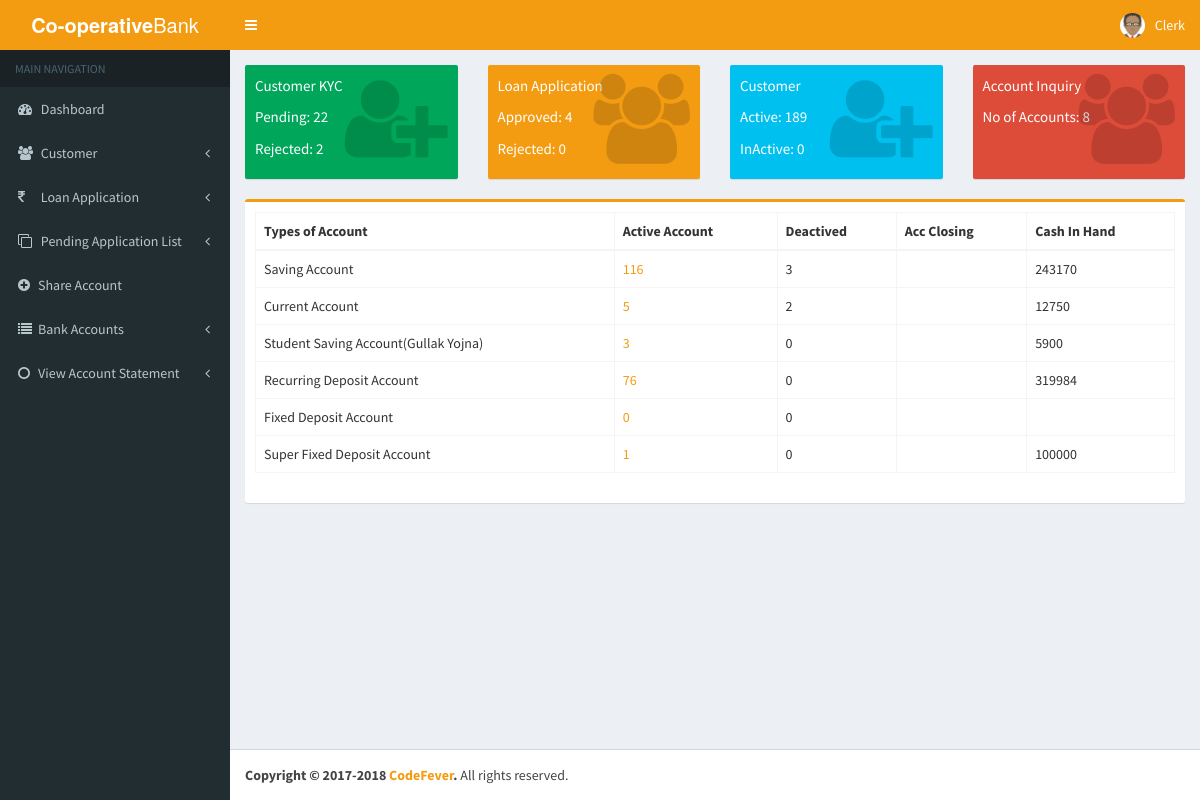
The page /Views/Clerk/clerk_dashboard.php (signed in) on the database its author committed.
### tables this page shows
CREATE TABLE `userinfo` (
  `UserId` bigint(20) NOT NULL AUTO_INCREMENT,
  `EmployeeName` varchar(50) NOT NULL DEFAULT '',
  `Designation` varchar(50) NOT NULL DEFAULT '',
  `Username` varchar(700) NOT NULL DEFAULT '',
  `Apassword` longtext NOT NULL,
  `RoleId` bigint(20) DEFAULT NULL,
  `CityId` bigint(20) DEFAULT NULL,
  `StateId` bigint(20) DEFAULT NULL,
  `CountryId` bigint(20) DEFAULT NULL,
  `BranchId` bigint(20) DEFAULT NULL,
  `UnderofId` bigint(20) DEFAULT NULL,
  `EmpCode` varchar(50) DEFAULT NULL,
  `Userimage` longblob,
  `EmpId` bigint(20) DEFAULT NULL,
  `CreatedBy` bigint(20) DEFAULT NULL,
  `CreatedDate` datetime DEFAULT NULL,
  `ModifiedDate` datetime DEFAULT NULL,
  `ModifiedBy` bigint(20) DEFAULT NULL,
  `Active` tinyint(4) NOT NULL DEFAULT '1',
  `token` varchar(255) NOT NULL,
  PRIMARY KEY (`UserId`),
  UNIQUE KEY `UQ__UserInfo__536C85E41AAA0C50` (`Username`),
  UNIQUE KEY `EmpCode` (`EmpCode`),
  KEY `RoleId` (`RoleId`),
  KEY `BranchId` (`BranchId`)
);

CREATE TABLE `accounttype` (
  `AccountTypeid` int(11) NOT NULL AUTO_INCREMENT,
  `Accounttypename` varchar(50) NOT NULL,
  `InterestRate` float DEFAULT NULL,
  `MinimumBal` float DEFAULT NULL,
  `InterestCalculationDays` int(11) DEFAULT NULL,
  `Type` varchar(50) DEFAULT NULL,
  `Active` tinyint(4) NOT NULL DEFAULT '1',
  `Createdby` bigint(20) NOT NULL,
  `CreatedDate` datetime NOT NULL,
  `ModifiedBy` bigint(20) DEFAULT NULL,
  `ModifiedDate` datetime DEFAULT NULL,
  PRIMARY KEY (`AccountTypeid`)
);

### Views/superadmin-session.php (called while the page is built, shortened)
<?php
    $user_check=$_SESSION['login_user'];
    $ses_sql = mysql_query("select UserId, Username, Userimage from userinfo where Username='$user_check'") or die(mysql_error());
    $row = mysql_fetch_assoc($ses_sql);
    $login_session = $row['Username'];
?>

### Views/Clerk/clerk_dashboard.php (the view, shortened to what this page needs)
<?php
include '../superadmin-session.php';
$sql1 = mysql_fetch_array(mysql_query("SELECT COUNT(Approval) As rejectcount FROM `customer` WHERE Approval='decline' AND BranchId='" . $_SESSION['branch_id'] . "' and  ActiveBy= '" . $_SESSION['userid'] . "'"));
$sqlloan = mysql_fetch_array(mysql_query("SELECT COUNT(Approval) As appoveloan FROM `loanapplication` WHERE Approval='approve' AND BranchId='" . $_SESSION['branch_id'] . "' and Createdby='" . $_SESSION['userid'] . "'  "));
$sqlloangold = mysql_fetch_array(mysql_query("SELECT COUNT(Approval) As appoveloangold FROM `goldloanapplication` WHERE Approval='approve' AND BranchId='" . $_SESSION['branch_id'] . "' and Createdby='" . $_SESSION['userid'] . "' "));
$loancoun = $sqlloan['appoveloan'] + $sqlloangold['appoveloangold'];
$sqlloanapp = mysql_fetch_array(mysql_query("SELECT COUNT(Approval) As rejectloan FROM `loanapplication` WHERE Approval='decline' AND BranchId='" . $_SESSION['branch_id'] . "' and Createdby='" . $_SESSION['userid'] . "'"));
$sqlloanappgold = mysql_fetch_array(mysql_query("SELECT COUNT(Approval) As rejectloangold FROM `goldloanapplication` WHERE Approval='decline' AND BranchId='" . $_SESSION['branch_id'] . "' and Createdby='" . $_SESSION['userid'] . "'"));
$rejectedloancoun = $sqlloanappgold['rejectloangold'] + $sqlloanapp['rejectloan'];
$activecust = mysql_fetch_array(mysql_query("SELECT COUNT(CustomerID) As activecount FROM `customer` WHERE BranchId='" . $_SESSION['branch_id'] . "' AND memactive='1' AND Approval='approve' "));
$inactivecust = mysql_fetch_array(mysql_query("SELECT COUNT(CustomerID) As inactivecount FROM `customer` WHERE BranchId='" . $_SESSION['branch_id'] . "' AND memactive='0' and Approval='approve' "));
$totalacc = mysql_fetch_array(mysql_query("SELECT COUNT(*) As cust FROM `bankaccapplication` WHERE BranchId='" . $_SESSION['branch_id'] . "' and Createdby='" . $_SESSION['userid'] . "' ")) or die(mysql_error());
?>
<!DOCTYPE html>
<html>
    <head>
<?php include 'include/clerk_nav.php'; ?>
    </head>
    <body class="hold-transition skin-blue sidebar-mini">
        <div class="wrapper">
<?php include 'include/clerk_sidenav.php'; ?>
            <div class="content-wrapper">
                <section class="content">
                    <div class="row">
                        <div class="col-lg-3 col-xs-6">
                            <div class="small-box bg-green">
                                <div class="inner">
                                    <p>Customer KYC</p>
                                    <?php $sql = mysql_fetch_array(mysql_query("SELECT COUNT(Approval) As pendingcount FROM `customer` WHERE Approval='pending' AND BranchId='" . $_SESSION['branch_id'] . "'  and  ActiveBy= '" . $_SESSION['userid'] . "'")); ?>
                                    <p>Pending: <?php echo $sql['pendingcount']; ?></p>
                                    <p>Rejected: <?php echo $sql1['rejectcount']; ?></p>
                                </div>
                                <div class="icon">
                                    <i class="fa fa-user-plus"></i>
                                </div>
                            </div>
                        </div>
                        <div class="col-lg-3 col-xs-6">
                            <div class="small-box bg-yellow">
                                <div class="inner">
                                    <p>Loan Application</p>
                                    <p>Approved: <?php
                                    echo $loancoun;
                                    ?></p>
                                    <p>Rejected: <?php
                                        echo $rejectedloancoun;
                                        ?></p>
                                </div>
                                <div class="icon">
                                    <i class="fa fa-users"></i>
                                </div>
                            </div>
                        </div>
                        <div class="col-lg-3 col-xs-6">
                            <div class="small-box bg-aqua">
                                <div class="inner">
                                    <p>Customer</p>
                                    <p>Active: <?php echo $activecust['activecount']; ?></p>
                                    <p>InActive: <?php echo $inactivecust['inactivecount']; ?></p>
                                </div>
                                <div class="icon">
                                    <i class="fa fa-user-plus"></i>
                                </div>
                            </div>
                        </div>
                        <div class="col-lg-3 col-xs-6">
                            <div class="small-box bg-red">
                                <div class="inner">
                                    <p>Account Inquiry</p>
                                    <p>No of Accounts: <?php echo $totalacc['cust']; ?></p>
                                    <p>&nbsp;&nbsp;</p>
                                </div>
                                <div class="icon">
                                    <i class="fa fa-users"></i>
                                </div>
                            </div>
                        </div>
                    </div>
                    <div class="box box-warning">
                        <div class="box-body">
                            <div class="form-group">
                                <table id="example2" class="table table-bordered table-hover">
                                    <thead>
                                        <tr>
                                            <th>Types of Account</th>
                                            <th>Active Account</th>
                                            <th>Deactived</th>
                                            <th>Acc Closing</th>
                                            <th>Cash In Hand</th>
                                        </tr>
                                    </thead>
                                    <tbody>
                                        <?php
                                        $account = mysql_query("SELECT * FROM  accounttype  ");
                                        while ($rowdata = mysql_fetch_array($account)) {
                                            $accountdata = mysql_fetch_array(mysql_query("SELECT * FROM  accounttype ba INNER JOIN accounttype at ON ba.AccountTypeid=at.AccountTypeid  where  at.AccountTypeid='" . $rowdata['AccountTypeid'] . "' and ba.Active='1'"));
                                            $accountdata1 = mysql_fetch_array(mysql_query("SELECT count(*) as countdata FROM bankaccount ba  where BranchId='" . $_SESSION['branch_id'] . "' and  AccountTypeid='" . $rowdata['AccountTypeid'] . "' and Active='1' "));
                                            $accountdata2 = mysql_fetch_array(mysql_query("SELECT count(*) as countdata2 FROM bankaccount ba  where BranchId='" . $_SESSION['branch_id'] . "' and  AccountTypeid='" . $rowdata['AccountTypeid'] . "' and Active='0' "));
                                            $accountdata3 = mysql_fetch_array(mysql_query("SELECT sum(Balance) as sumbalance FROM bankaccount ba  where BranchId='" . $_SESSION['branch_id'] . "' and  AccountTypeid='" . $rowdata['AccountTypeid'] . "' and Active='1'  "));
                                            ?>
                                            <tr>
                                                <td><?php echo $accountdata['Accounttypename'] ?></td>
                                                <td><a href="activeAccountList.php?id=<?php echo $accountdata['AccountTypeid']; ?>"><?php echo $accountdata1['countdata']; ?></a></td>
                                                <td><?php echo $accountdata2['countdata2']; ?></td>
                                                <td><?php ?></td>
                                                <td><?php echo $accountdata3['sumbalance']; ?></td>
                                            </tr>
<?php } ?>
                                    </tbody>
                                </table>
                            </div>
                        </div>
                    </div>
                </section>
            </div>
<?php include 'include/clerk_script.php'; ?>
    </body>
</html>

### Views/Clerk/include/clerk_nav.php (shortened to what this page needs)
<link rel="stylesheet" href="../../CSS/bootstrap/css/bootstrap.min.css">
<link rel="stylesheet" href="https://cdnjs.cloudflare.com/ajax/libs/font-awesome/4.5.0/css/font-awesome.min.css">
<link rel="stylesheet" href="https://cdnjs.cloudflare.com/ajax/libs/ionicons/2.0.1/css/ionicons.min.css">
<link rel="stylesheet" href="../../CSS/dist/css/AdminLTE.min.css">
<link rel="stylesheet" href="../../CSS/dist/css/skins/_all-skins.min.css">
<link rel="stylesheet" href="../../CSS/plugins/iCheck/flat/blue.css">
<link rel="stylesheet" href="../../CSS/plugins/morris/morris.css">
<link rel="stylesheet" href="../../CSS/plugins/jvectormap/jquery-jvectormap-1.2.2.css">
<link rel="stylesheet" href="../../CSS/plugins/datepicker/datepicker3.css">
<link rel="stylesheet" href="../../CSS/plugins/daterangepicker/daterangepicker.css">
<link rel="stylesheet" href="../../CSS/plugins/bootstrap-wysihtml5/bootstrap3-wysihtml5.min.css">

### Views/Clerk/include/clerk_sidenav.php (shortened to what this page needs)
<header class="main-header">
    <a href="#" class="logo">
        <span class="logo-lg"><b>Co-operative</b>Bank</span>
    </a>
    <nav class="navbar navbar-static-top">
        <a href="#" class="sidebar-toggle" data-toggle="offcanvas" role="button">
        </a>
        <div class="navbar-custom-menu">
            <ul class="nav navbar-nav">
                <li class="dropdown user user-menu">
                    <a href="#" class="dropdown-toggle" data-toggle="dropdown">
                        <img src="../upload/<?php echo $_SESSION['uimage']; ?>" class="user-image" >
                        <span class="hidden-xs"><?php echo $login_session; ?></span>
                    </a>
                </li>
            </ul>
        </div>
    </nav>
</header>
<aside class="main-sidebar">
    <section class="sidebar">
        <ul class="sidebar-menu">
            <li class="header">MAIN NAVIGATION</li>
            <li class="treeview">
                <a href="clerk_dashboard.php">
                    <i class="fa fa-dashboard"></i> <span>Dashboard</span>
                </a>
            <li class="treeview">
                <a href="#">
                    <i  class="fa fa-users"></i>
                    <span>Customer</span>
                    <span class="pull-right-container">
                        <i class="fa fa-angle-left pull-right"></i>
                    </span>
                </a>
            </li>
            <li class="treeview">
                <a href="">
                    <i class="fa fa-inr"></i>
                    <span>Loan Application</span>
                    <span class="pull-right-container">
                        <i class="fa fa-angle-left pull-right"></i>
                    </span>
                </a>
            </li>
            <li class="treeview">
                <a href="#">
                    <i class="fa fa-clone"></i> <span>Pending Application List</span>
                    <span class="pull-right-container">
                        <i class="fa fa-angle-left pull-right"></i>
                    </span>
                </a>
            <li><a href="ShareAccountList.php"><i class="fa fa-plus-circle"></i>Share Account</a></li>
            <li>
                <a href="#"><i class="fa fa-list"></i>Bank Accounts
                    <span class="pull-right-container">
                        <i class="fa fa-angle-left pull-right"></i>
                    </span>
                </a>
            </li>
            <li>
                <a href="#"><i class="fa fa-circle-o"></i>View Account Statement
                    <span class="pull-right-container">
                        <i class="fa fa-angle-left pull-right"></i>
                    </span>
                </a>
            </li>
    </section>
</aside>

### Views/Clerk/include/clerk_script.php (shortened to what this page needs)
<footer class="main-footer">
    <strong>Copyright &copy; 2017-2018 <a href="#">CodeFever</a>.</strong> All rights
    reserved.
</footer>

### rows shown on the page
userinfo: Username "Clerk"
accounttype: Accounttypename "Saving Account", countdata "116", countdata2 "3", sumbalance "243170"
accounttype: Accounttypename "Current Account", countdata "5", countdata2 "2", sumbalance "12750"
accounttype: Accounttypename "Student Saving Account(Gullak Yojna)", countdata "3", countdata2 "0", sumbalance "5900"
accounttype: Accounttypename "Recurring Deposit Account", countdata "76", countdata2 "0", sumbalance "319984"
accounttype: Accounttypename "Fixed Deposit Account", countdata "0", countdata2 "0"
accounttype: Accounttypename "Super Fixed Deposit Account", countdata "1", countdata2 "0", sumbalance "100000"

### other values the page prints
$sql['pendingcount'] "22"
$sql1['rejectcount'] "2"
$loancoun "4"
$rejectedloancoun "0"
$activecust['activecount'] "189"
$inactivecust['inactivecount'] "0"
$totalacc['cust'] "8"
